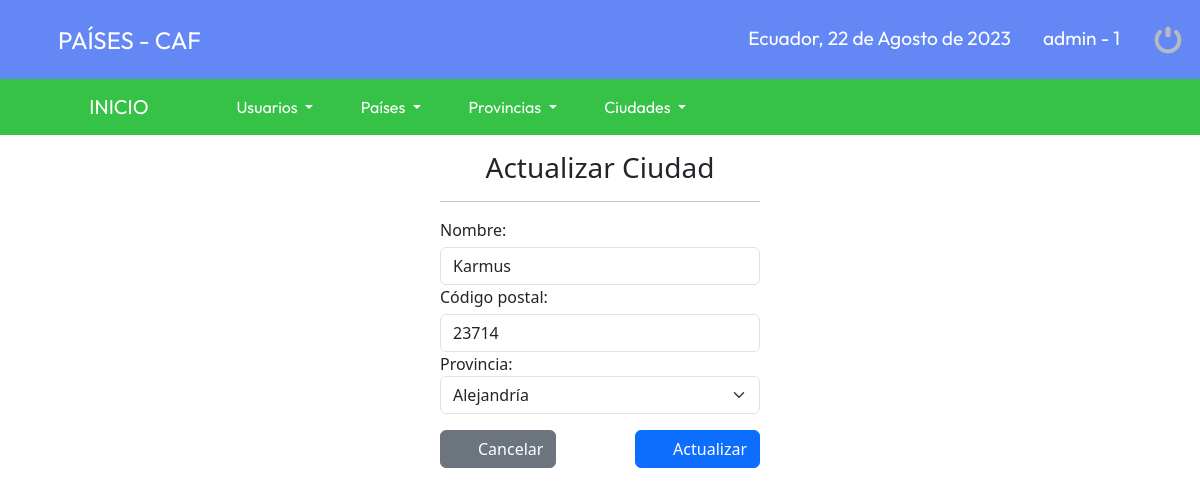
Screenshot of /CAF/sistema/editar_ciudad.php?id=1 (signed in) with the database file from the repository.
### tables this page shows
CREATE TABLE `ciudad` (
  `idciudad` bigint(11) NOT NULL,
  `nombre_ciudad` varchar(20) NOT NULL,
  `postal` varchar(10) NOT NULL,
  `provincia_id` bigint(11) NOT NULL,
  `estatus` bigint(11) NOT NULL DEFAULT '1',
  `usuario_id` bigint(11) NOT NULL
);

CREATE TABLE `provincia` (
  `idprovincia` bigint(11) NOT NULL,
  `nombre_provincia` varchar(20) NOT NULL,
  `usuario_id` bigint(11) NOT NULL,
  `pais_id` bigint(11) NOT NULL,
  `estatus` bigint(11) NOT NULL DEFAULT '1'
);

### CAF/sistema/editar_ciudad.php (the view, shortened to what this page needs)
<?php
	include "../conexion.php";
$idciudad = $_REQUEST['id'];
$sql = mysqli_query($conection, "SELECT u.idciudad, u.nombre_ciudad, u.postal, r.nombre_provincia FROM ciudad u INNER JOIN provincia r ON u.provincia_id = r.idprovincia WHERE idciudad = $idciudad AND u.estatus=1");
$result_sql = mysqli_num_rows($sql);
if($result_sql > 0){
	$data_provincia = mysqli_fetch_assoc($sql);
}
?>
<!DOCTYPE html>
<html>
<head>
	<link rel="stylesheet" type="text/css" href="css/style.css">
</head>
<body>
	<?php include "includes/header.php"; ?>
	<div class="tile formularios">
            <h3 class="tile-title">Actualizar Ciudad</h3>
            <hr>
            <div class="tile-body">
              <form method="post" action="">
                <div class="form-group">
                  <label class="control-label">Nombre:</label>
                  <input class="form-control" type="text" name="nombre" placeholder="Nombre de la ciudad" onkeyup="this.value=Letras(this.value)" value="<?php echo $data_provincia["nombre_ciudad"]; ?>">
                </div>
                <div class="form-group">
                  <label class="control-label">Código postal:</label>
                  <input class="form-control" type="text" name="postal" placeholder="Código postal de la ciudad" value="<?php echo $data_provincia["postal"]; ?>">
                </div>
                <label for="provincia">Provincia:</label>
				<select name="provincia" id="provincia" class="form-select notItemOne" aria-label="Default select example" >
				<option value="<?php echo $data_provincia["idprovincia"]; ?>" selected>
					<?php echo $data_provincia["nombre_provincia"]; ?>
				</option>
				</select>
				<div class="tile-footer">
	              	<button type="hidden" class="btn btn-secondary">
	              	<a class="cancelar" href="lista_ciudades.php" ><i class="fa fa-fw fa-lg fa-times-circle"></i>Cancelar</a></button>
	              	<button class="btn btn-primary registrar" type="submit"><i class="fa fa-fw fa-lg fa-check-circle"></i>Actualizar</button>
            	</div>
              </form>
            </div>
          </div>
</body>
</html>

### CAF/sistema/css/style.css (style rules this page uses)
* { margin: 0; padding: 0; box-sizing: border-box; }
.formularios { width: 20rem; height: auto; margin: 1rem auto; }
.formularios h3 { text-align: center; }
.formularios button { margin-top: 1rem; }
.registrar { float: right; }
.cancelar { color: #fff; text-decoration: none; }
.formularios input { margin-top: 0.3rem; }
.notItemOne option:first-child { display: none; }

### CAF/sistema/css/header.css (style rules this page uses)
.cancelar { margin-right: auto; }
.cancelar, .salir { width: 7rem; }

### rows the page displays
ciudad: nombre "Karmus", postal "23714", provincia "Alejandría"

### other values shown
fechaC() "22 de Agosto de 2023"
$_SESSION['user'] "admin"
$_SESSION['rol'] "1"
